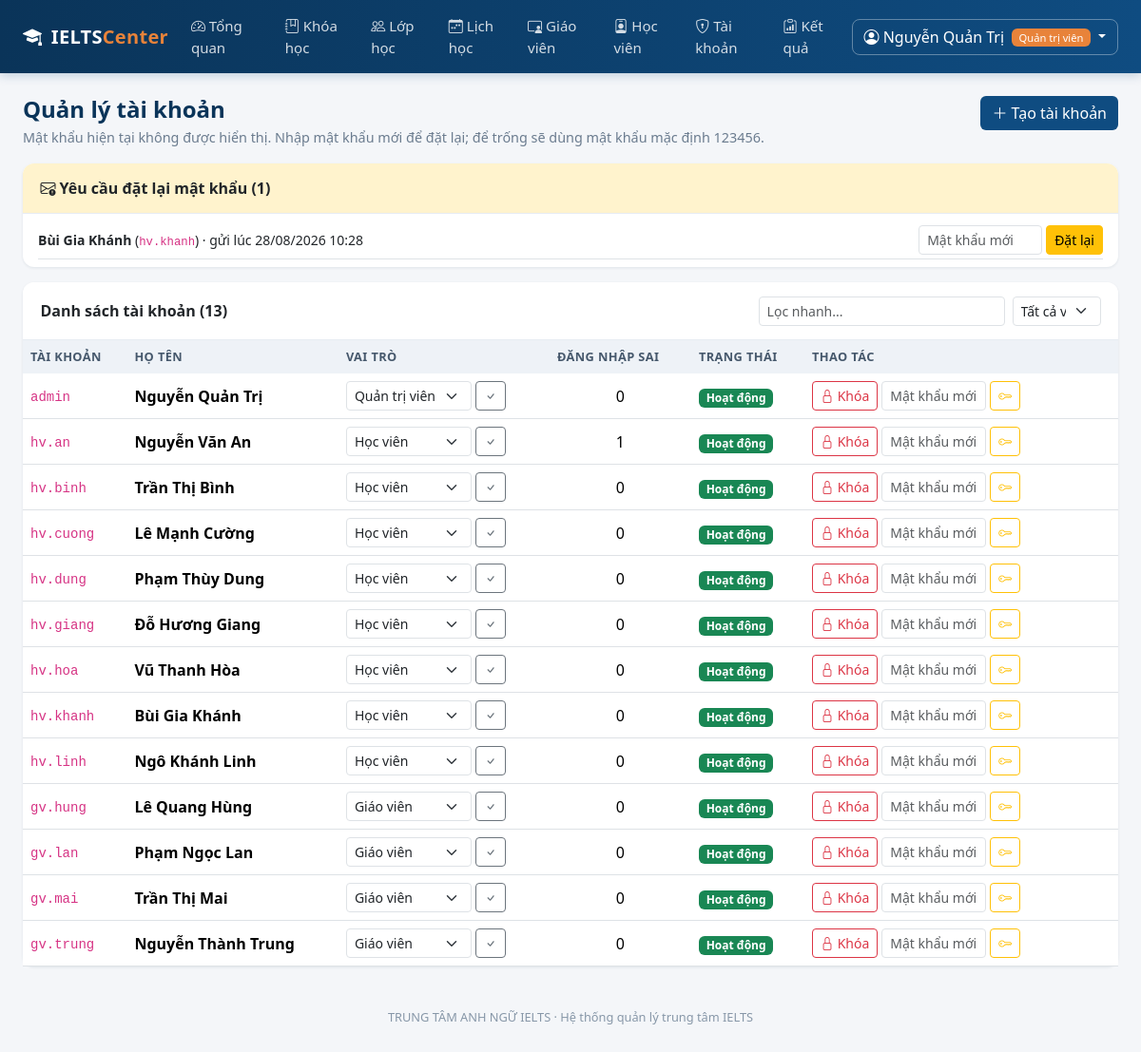
The page /quan-tri/tai-khoan (signed in) on the database its author committed.
### models.py (models this page shows, shortened)
class User(UserMixin, db.Model):
    __tablename__ = "users"
    id = db.Column(db.Integer, primary_key=True)
    username = db.Column(db.String(50), unique=True, nullable=False, index=True)
    password_hash = db.Column(db.String(255), nullable=False)
    role = db.Column(db.String(20), nullable=False, default=ROLE_STUDENT)
    full_name = db.Column(db.String(120), nullable=False)
    email = db.Column(db.String(120))
    phone = db.Column(db.String(20))
    is_locked = db.Column(db.Boolean, default=False, nullable=False)
    failed_logins = db.Column(db.Integer, default=0, nullable=False)
    created_at = db.Column(db.DateTime, default=datetime.now)
    teacher = db.relationship(
        "TeacherProfile", back_populates="user", uselist=False, cascade="all, delete-orphan"
    )
    student = db.relationship(
        "StudentProfile", back_populates="user", uselist=False, cascade="all, delete-orphan"
    )
    @property
    def role_label(self):
        return ROLE_LABELS.get(self.role, self.role)
    @property
    def is_admin(self):
        return self.role == ROLE_ADMIN

class PasswordResetRequest(db.Model):
    __tablename__ = "password_reset_requests"
    id = db.Column(db.Integer, primary_key=True)
    user_id = db.Column(db.Integer, db.ForeignKey("users.id"), nullable=False)
    created_at = db.Column(db.DateTime, default=datetime.now)
    handled = db.Column(db.Boolean, default=False, nullable=False)
    user = db.relationship("User")

### blueprints/admin.py (the view)
@admin_bp.route("/tai-khoan")
def accounts():
    role = request.args.get("role", "")
    query = User.query
    if role:
        query = query.filter_by(role=role)
    resets = (
        PasswordResetRequest.query.filter_by(handled=False)
        .order_by(PasswordResetRequest.created_at.desc())
        .all()
    )
    return render_template(
        "admin/accounts.html",
        users=query.order_by(User.role, User.username).all(),
        role=role,
        role_labels=ROLE_LABELS,
        resets=resets,
    )

### blueprints/admin.py (called while the page is built)
@admin_bp.before_request
@admin_required
def _guard():
    return None

### models.py (called while the page is built)
@login_manager.user_loader
def load_user(user_id):
    return db.session.get(User, int(user_id))

### utils.py (called while the page is built)
def role_required(*roles):
    def decorator(view):
        @wraps(view)
        def wrapper(*args, **kwargs):
            if not current_user.is_authenticated:
                flash("Vui lòng đăng nhập để tiếp tục.", "warning")
                return redirect(url_for("auth.login"))
            if current_user.role not in roles:
                abort(403)
            return view(*args, **kwargs)
        return wrapper
    return decorator

### templates/admin/accounts.html (shortened to what this page needs)
{% extends "base.html" %}
{% block content %}
<div class="d-flex justify-content-between align-items-start mb-3 flex-wrap gap-2">
  <div>
    <h4 class="page-title">Quản lý tài khoản</h4>
    <p class="page-sub mb-0">Mật khẩu hiện tại không được hiển thị. Nhập mật khẩu mới để đặt lại; để trống sẽ dùng mật khẩu mặc định 123456.</p>
  </div>
  <a href="{{ url_for('admin.account_form') }}" class="btn btn-primary" style="background:var(--brand);border:none">
    <i class="bi bi-plus-lg"></i> Tạo tài khoản
  </a>
</div>
{% if resets %}
<div class="card mb-3 border-warning">
  <div class="card-header bg-warning-subtle"><i class="bi bi-envelope-exclamation"></i> Yêu cầu đặt lại mật khẩu ({{ resets|length }})</div>
  <div class="card-body py-2">
    {% for r in resets %}
      <div class="d-flex justify-content-between align-items-center py-1 border-bottom">
        <span class="small">
          <strong>{{ r.user.full_name }}</strong> (<code>{{ r.user.username }}</code>) ·
          gửi lúc {{ r.created_at | datetime_vn }}
        </span>
        <form method="post" action="{{ url_for('admin.account_reset_password', user_id=r.user_id) }}" class="d-flex gap-1"
              data-confirm="Đặt lại mật khẩu cho {{ r.user.username }}?">
          <input name="new_password" class="form-control form-control-sm" placeholder="Mật khẩu mới"
                 title="Để trống sẽ đặt mật khẩu mặc định 123456" style="width:130px">
          <button class="btn btn-sm btn-warning">Đặt lại</button>
        </form>
      </div>
    {% endfor %}
  </div>
</div>
{% endif %}
<div class="card">
  <div class="card-header d-flex justify-content-between align-items-center flex-wrap gap-2">
    <span>Danh sách tài khoản ({{ users|length }})</span>
    <div class="d-flex gap-2">
      <input class="form-control form-control-sm" placeholder="Lọc nhanh..." data-filter-target="#account-table">
      <form method="get">
        <select name="role" class="form-select form-select-sm" onchange="this.form.submit()">
          <option value="">Tất cả vai trò</option>
        </select>
      </form>
    </div>
  </div>
  <div class="table-responsive">
    <table class="table table-hover mb-0" id="account-table">
      <thead>
        <tr><th>Tài khoản</th><th>Họ tên</th><th>Vai trò</th><th>Đăng nhập sai</th>
            <th>Trạng thái</th><th style="width:330px">Thao tác</th></tr>
      </thead>
      <tbody>
      {% for u in users %}
        <tr>
          <td><code>{{ u.username }}</code></td>
          <td class="fw-semibold">{{ u.full_name }}</td>
          <td>
            <form method="post" action="{{ url_for('admin.account_role', user_id=u.id) }}" class="d-flex gap-1">
              <select name="role" class="form-select form-select-sm" style="width:auto">
                {% for key, label in role_labels.items() %}
                  <option value="{{ key }}" {% if u.role == key %}selected{% endif %}>{{ label }}</option>
                {% endfor %}
              </select>
              <button class="btn btn-sm btn-outline-secondary" title="Đổi vai trò"><i class="bi bi-check"></i></button>
            </form>
          </td>
          <td class="text-center">{{ u.failed_logins }}</td>
          <td>
            {% if u.is_locked %}<span class="badge bg-danger">Đang khóa</span>
            {% else %}<span class="badge bg-success">Hoạt động</span>{% endif %}
          </td>
          <td>
            <div class="d-flex gap-1">
              <form method="post" action="{{ url_for('admin.account_lock', user_id=u.id) }}"
                    data-confirm="{{ 'Mở khóa' if u.is_locked else 'Khóa' }} tài khoản {{ u.username }}?">
                <button class="btn btn-sm btn-outline-{{ 'success' if u.is_locked else 'danger' }}">
                  <i class="bi bi-{{ 'unlock' if u.is_locked else 'lock' }}"></i>
                  {{ 'Mở khóa' if u.is_locked else 'Khóa' }}
                </button>
              </form>
              <form method="post" action="{{ url_for('admin.account_reset_password', user_id=u.id) }}" class="d-flex gap-1"
                    data-confirm="Đặt lại mật khẩu cho {{ u.username }}?">
                <input name="new_password" class="form-control form-control-sm" placeholder="Mật khẩu mới"
                       title="Để trống sẽ đặt mật khẩu mặc định 123456" style="width:110px">
                <button class="btn btn-sm btn-outline-warning"><i class="bi bi-key"></i></button>
              </form>
            </div>
          </td>
        </tr>
      {% endfor %}
      </tbody>
    </table>
  </div>
</div>
{% endblock %}

### templates/base.html (shortened to what this page needs)
<!DOCTYPE html>
<html lang="vi">
<head>
  <link href="{{ url_for('static', filename='vendor/bootstrap/bootstrap.min.css') }}" rel="stylesheet">
  <link href="{{ url_for('static', filename='vendor/bootstrap-icons/bootstrap-icons.min.css') }}" rel="stylesheet">
  <link rel="stylesheet" href="{{ url_for('static', filename='css/style.css') }}">
</head>
<body class="{% if not current_user.is_authenticated %}page-auth{% endif %}">
{% if current_user.is_authenticated %}
<nav class="navbar navbar-expand-lg app-navbar sticky-top">
  <div class="container-fluid px-4">
    <a class="navbar-brand" href="{{ url_for('auth.index') }}">
      <i class="bi bi-mortarboard-fill me-1"></i> IELTS<span class="brand-light">Center</span>
    </a>
    <div class="collapse navbar-collapse" id="mainNav">
      <ul class="navbar-nav me-auto">
        {% if current_user.is_admin %}
          <li class="nav-item"><a class="nav-link" href="{{ url_for('admin.dashboard') }}"><i class="bi bi-speedometer2"></i> Tổng quan</a></li>
          <li class="nav-item"><a class="nav-link" href="{{ url_for('admin.courses') }}"><i class="bi bi-journal-bookmark"></i> Khóa học</a></li>
          <li class="nav-item"><a class="nav-link" href="{{ url_for('admin.classes') }}"><i class="bi bi-people"></i> Lớp học</a></li>
          <li class="nav-item"><a class="nav-link" href="{{ url_for('admin.schedule_management') }}"><i class="bi bi-calendar-week"></i> Lịch học</a></li>
          <li class="nav-item"><a class="nav-link" href="{{ url_for('admin.teachers') }}"><i class="bi bi-person-video3"></i> Giáo viên</a></li>
          <li class="nav-item"><a class="nav-link" href="{{ url_for('admin.students') }}"><i class="bi bi-person-badge"></i> Học viên</a></li>
          <li class="nav-item"><a class="nav-link" href="{{ url_for('admin.accounts') }}"><i class="bi bi-shield-lock"></i> Tài khoản</a></li>
          <li class="nav-item"><a class="nav-link" href="{{ url_for('admin.scores') }}"><i class="bi bi-clipboard-data"></i> Kết quả</a></li>
        {% elif current_user.is_teacher %}
          <li class="nav-item"><a class="nav-link" href="{{ url_for('teacher.dashboard') }}"><i class="bi bi-speedometer2"></i> Lớp giảng dạy</a></li>
          <li class="nav-item"><a class="nav-link" href="{{ url_for('teacher.schedule') }}"><i class="bi bi-calendar-week"></i> Lịch dạy</a></li>
        {% endif %}
      </ul>
      <div class="dropdown">
        <a class="btn btn-user dropdown-toggle" href="#" data-bs-toggle="dropdown">
          <i class="bi bi-person-circle"></i>
          {{ current_user.full_name }}
          <span class="badge role-badge ms-1">{{ current_user.role_label }}</span>
        </a>
      </div>
    </div>
  </div>
</nav>
{% endif %}
<main class="{% if current_user.is_authenticated %}container-fluid px-4 py-4{% else %}auth-wrapper{% endif %}">
  {% block content %}{% endblock %}
</main>
{% if current_user.is_authenticated %}
<footer class="app-footer">
  {{ CENTER_NAME }} · Hệ thống quản lý trung tâm IELTS
</footer>
{% endif %}
</body>
</html>

### static/css/style.css (style rules this page uses)
:root { --brand: #0f4c81; --brand-dark: #0a3459; --brand-light: #4a90c2; --accent: #e8833a; --surface: #f4f6f9; }
body { background: var(--surface); font-family: "Segoe UI", Roboto, "Helvetica Neue", Arial, sans-serif; color: #23303d; min-height: 100vh; }
.app-navbar { background: linear-gradient(90deg, var(--brand-dark), var(--brand)); box-shadow: 0 2px 10px rgba(15, 76, 129, .25); }
.app-navbar .navbar-brand { color: #fff; font-weight: 700; letter-spacing: .3px; }
.app-navbar .brand-light { color: var(--accent); }
.app-navbar .nav-link { color: rgba(255, 255, 255, .82); font-size: .94rem; padding: .5rem .85rem; border-radius: 6px; }
.btn-user { color: #fff; border: 1px solid rgba(255,255,255,.35); border-radius: 8px; }
.role-badge { background: var(--accent); font-weight: 500; font-size: .7rem; }
.card { border: none; border-radius: 12px; box-shadow: 0 1px 3px rgba(16, 40, 66, .09); }
.card-header { background: #fff; border-bottom: 1px solid #e7ecf2; font-weight: 600; border-radius: 12px 12px 0 0 !important; padding: .9rem 1.15rem; }
.page-title { font-weight: 700; color: var(--brand-dark); margin-bottom: .25rem; }
.page-sub { color: #6b7c8f; font-size: .9rem; }
.table thead th { background: #eef2f7; color: #46586c; font-size: .8rem; text-transform: uppercase; letter-spacing: .4px; border-bottom: none; }
.table td, .table th { vertical-align: middle; }
.app-footer { text-align: center; color: #8797a8; font-size: .8rem; padding: 1.25rem 0 2rem; }

### rows shown on the page
User: full_name "Nguyễn Quản Trị", role_label "Quản trị viên", username "admin", role "Quản trị viên", failed_logins "0", shows "Hoạt động", is_locked "Khóa"
PasswordResetRequest: user.full_name "Bùi Gia Khánh", user.username "hv.khanh", created_at "28/08/2026 10:28"
User: username "hv.an", full_name "Nguyễn Văn An", role "Học viên", failed_logins "1", shows "Hoạt động", is_locked "Khóa"
User: username "hv.binh", full_name "Trần Thị Bình", role "Học viên", failed_logins "0", shows "Hoạt động", is_locked "Khóa"
User: username "hv.cuong", full_name "Lê Mạnh Cường", role "Học viên", failed_logins "0", shows "Hoạt động", is_locked "Khóa"
User: username "hv.dung", full_name "Phạm Thùy Dung", role "Học viên", failed_logins "0", shows "Hoạt động", is_locked "Khóa"
User: username "hv.giang", full_name "Đỗ Hương Giang", role "Học viên", failed_logins "0", shows "Hoạt động", is_locked "Khóa"
User: username "hv.hoa", full_name "Vũ Thanh Hòa", role "Học viên", failed_logins "0", shows "Hoạt động", is_locked "Khóa"
User: username "hv.khanh", full_name "Bùi Gia Khánh", role "Học viên", failed_logins "0", shows "Hoạt động", is_locked "Khóa"
User: username "hv.linh", full_name "Ngô Khánh Linh", role "Học viên", failed_logins "0", shows "Hoạt động", is_locked "Khóa"
User: username "gv.hung", full_name "Lê Quang Hùng", role "Giáo viên", failed_logins "0", shows "Hoạt động", is_locked "Khóa"
User: username "gv.lan", full_name "Phạm Ngọc Lan", role "Giáo viên", failed_logins "0", shows "Hoạt động", is_locked "Khóa"
User: username "gv.mai", full_name "Trần Thị Mai", role "Giáo viên", failed_logins "0", shows "Hoạt động", is_locked "Khóa"
User: username "gv.trung", full_name "Nguyễn Thành Trung", role "Giáo viên", failed_logins "0", shows "Hoạt động", is_locked "Khóa"

### other values the page prints
{{ resets|length }} "1"
{{ users|length }} "13"
{{ CENTER_NAME }} "TRUNG TÂM ANH NGỮ IELTS"
